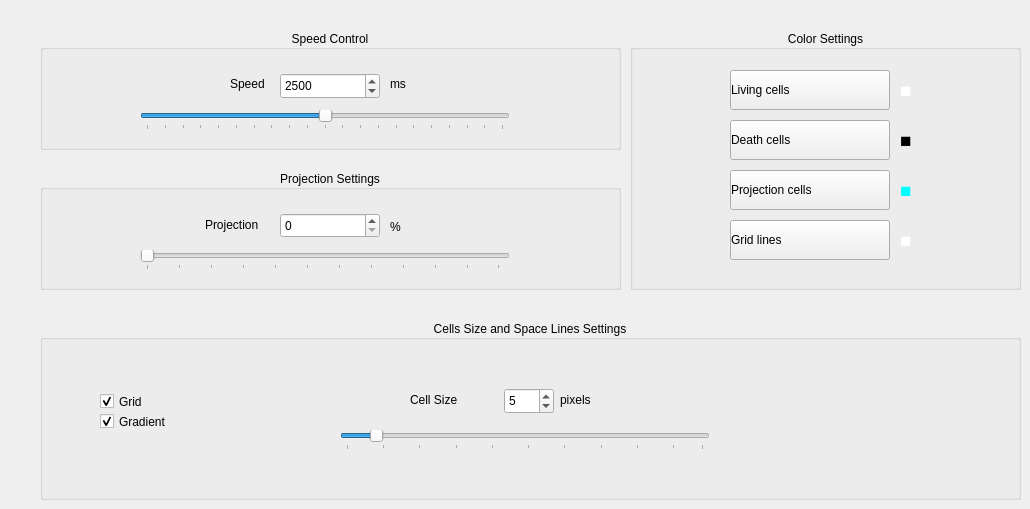
      <widget class="QWidget" name="tab_space">
       <attribute name="title">
        <string>Space Displaying</string>
       </attribute>
       <widget class="QGroupBox" name="groupBox_6">
        <property name="geometry">
         <rect>
          <x>40</x>
          <y>30</y>
          <width>581</width>
          <height>120</height>
         </rect>
        </property>
        <property name="title">
         <string>Speed Control</string>
        </property>
        <property name="alignment">
         <set>Qt::AlignCenter</set>
        </property>
        <widget class="QSpinBox" name="spinTime">
         <property name="geometry">
          <rect>
           <x>240</x>
           <y>43</y>
           <width>100</width>
           <height>26</height>
          </rect>
         </property>
         <property name="layoutDirection">
          <enum>Qt::LeftToRight</enum>
         </property>
         <property name="styleSheet">
          <string notr="true"/>
         </property>
         <property name="minimum">
          <number>0</number>
         </property>
         <property name="maximum">
          <number>5000</number>
         </property>
         <property name="value">
          <number>2500</number>
         </property>
        </widget>
        <widget class="QSlider" name="speedSlider">
         <property name="geometry">
          <rect>
           <x>100</x>
           <y>80</y>
           <width>370</width>
           <height>20</height>
          </rect>
         </property>
         <property name="minimum">
          <number>0</number>
         </property>
         <property name="maximum">
          <number>5000</number>
         </property>
         <property name="singleStep">
          <number>100</number>
         </property>
         <property name="pageStep">
          <number>1000</number>
         </property>
         <property name="value">
          <number>2500</number>
         </property>
         <property name="tracking">
          <bool>true</bool>
         </property>
         <property name="orientation">
          <enum>Qt::Horizontal</enum>
         </property>
         <property name="tickPosition">
          <enum>QSlider::TicksBelow</enum>
         </property>
         <property name="tickInterval">
          <number>250</number>
         </property>
        </widget>
        <widget class="QLabel" name="label_10">
         <property name="geometry">
          <rect>
           <x>190</x>
           <y>45</y>
           <width>60</width>
           <height>17</height>
          </rect>
         </property>
         <property name="text">
          <string>Speed</string>
         </property>
        </widget>
        <widget class="QLabel" name="label_11">
         <property name="geometry">
          <rect>
           <x>350</x>
           <y>45</y>
           <width>40</width>
           <height>17</height>
          </rect>
         </property>
         <property name="text">
          <string>ms</string>
         </property>
        </widget>
       </widget>
       <widget class="QGroupBox" name="groupBox_7">
        <property name="geometry">
         <rect>
          <x>630</x>
          <y>30</y>
          <width>391</width>
          <height>260</height>
         </rect>
        </property>
        <property name="title">
         <string>Color Settings</string>
        </property>
        <property name="alignment">
         <set>Qt::AlignCenter</set>
        </property>
        <widget class="QPushButton" name="colorLivingButton">
         <property name="geometry">
          <rect>
           <x>100</x>
           <y>40</y>
           <width>160</width>
           <height>40</height>
          </rect>
         </property>
         <property name="layoutDirection">
          <enum>Qt::LeftToRight</enum>
         </property>
         <property name="styleSheet">
          <string notr="true">padding:0.4em; text-align:left;</string>
         </property>
         <property name="text">
          <string>Living cells</string>
         </property>
         <property name="icon">
          <iconset>
           <normaloff>../Image Resources/color.png</normaloff>../Image Resources/color.png</iconset>
         </property>
         <property name="iconSize">
          <size>
           <width>25</width>
           <height>25</height>
          </size>
         </property>
         <property name="flat">
          <bool>false</bool>
         </property>
        </widget>
        <widget class="QPushButton" name="colorDeathButton">
         <property name="geometry">
          <rect>
           <x>100</x>
           <y>90</y>
           <width>160</width>
           <height>40</height>
          </rect>
         </property>
         <property name="styleSheet">
          <string notr="true">padding:0.4em; text-align:left;</string>
         </property>
         <property name="text">
          <string>Death cells</string>
         </property>
         <property name="icon">
          <iconset>
           <normaloff>../Image Resources/color.png</normaloff>../Image Resources/color.png</iconset>
         </property>
         <property name="iconSize">
          <size>
           <width>25</width>
           <height>25</height>
          </size>
         </property>
        </widget>
        <widget class="QPushButton" name="colorProjectionButton">
         <property name="geometry">
          <rect>
           <x>100</x>
           <y>140</y>
           <width>160</width>
           <height>40</height>
          </rect>
         </property>
         <property name="styleSheet">
          <string notr="true">padding:0.4em; text-align:left;</string>
         </property>
         <property name="text">
          <string>Projection cells</string>
         </property>
         <property name="icon">
          <iconset>
           <normaloff>../Image Resources/color.png</normaloff>../Image Resources/color.png</iconset>
         </property>
         <property name="iconSize">
          <size>
           <width>25</width>
           <height>25</height>
          </size>
         </property>
        </widget>
        <widget class="QPushButton" name="colorGridButton">
         <property name="geometry">
          <rect>
           <x>100</x>
           <y>190</y>
           <width>160</width>
           <height>40</height>
          </rect>
         </property>
         <property name="styleSheet">
          <string notr="true">padding:0.4em; text-align:left;</string>
         </property>
         <property name="text">
          <string>Grid lines</string>
         </property>
         <property name="icon">
          <iconset>
           <normaloff>../Image Resources/color.png</normaloff>../Image Resources/color.png</iconset>
         </property>
         <property name="iconSize">
          <size>
           <width>25</width>
           <height>25</height>
          </size>
         </property>
        </widget>
        <widget class="QLabel" name="labelLivingColor">
         <property name="geometry">
          <rect>
           <x>270</x>
           <y>50</y>
           <width>20</width>
           <height>20</height>
          </rect>
         </property>
         <property name="font">
          <font>
           <pointsize>14</pointsize>
           <weight>75</weight>
           <bold>true</bold>
          </font>
         </property>
         <property name="autoFillBackground">
          <bool>false</bool>
         </property>
         <property name="styleSheet">
          <string notr="true">color: white;</string>
         </property>
         <property name="text">
          <string>■</string>
         </property>
        </widget>
        <widget class="QLabel" name="labelDeathColor">
         <property name="geometry">
          <rect>
           <x>270</x>
           <y>100</y>
           <width>20</width>
           <height>20</height>
          </rect>
         </property>
         <property name="font">
          <font>
           <pointsize>14</pointsize>
           <weight>75</weight>
           <bold>true</bold>
          </font>
         </property>
         <property name="styleSheet">
          <string notr="true">color: black;</string>
         </property>
         <property name="text">
          <string>■</string>
         </property>
        </widget>
        <widget class="QLabel" name="labelProjectionColor">
         <property name="geometry">
          <rect>
           <x>270</x>
           <y>150</y>
           <width>20</width>
           <height>20</height>
          </rect>
         </property>
         <property name="font">
          <font>
           <pointsize>14</pointsize>
           <weight>75</weight>
           <bold>true</bold>
          </font>
         </property>
         <property name="styleSheet">
          <string notr="true">color: cyan;</string>
         </property>
         <property name="text">
          <string>■</string>
         </property>
        </widget>
        <widget class="QLabel" name="labelGridColor">
         <property name="geometry">
          <rect>
           <x>270</x>
           <y>200</y>
           <width>20</width>
           <height>20</height>
          </rect>
         </property>
         <property name="font">
          <font>
           <pointsize>14</pointsize>
           <weight>75</weight>
           <bold>true</bold>
          </font>
         </property>
         <property name="styleSheet">
          <string notr="true">color: white;</string>
         </property>
         <property name="text">
          <string>■</string>
         </property>
        </widget>
       </widget>
       <widget class="QGroupBox" name="groupBox_8">
        <property name="geometry">
         <rect>
          <x>40</x>
          <y>170</y>
          <width>581</width>
          <height>120</height>
         </rect>
        </property>
        <property name="title">
         <string>Projection Settings</string>
        </property>
        <property name="alignment">
         <set>Qt::AlignCenter</set>
        </property>
        <widget class="QSpinBox" name="spinProjection">
         <property name="geometry">
          <rect>
           <x>240</x>
           <y>43</y>
           <width>100</width>
           <height>25</height>
          </rect>
         </property>
         <property name="minimum">
          <number>0</number>
         </property>
         <property name="maximum">
          <number>100</number>
         </property>
         <property name="singleStep">
          <number>5</number>
         </property>
         <property name="value">
          <number>0</number>
         </property>
        </widget>
        <widget class="QSlider" name="sliderProjection">
         <property name="geometry">
          <rect>
           <x>100</x>
           <y>80</y>
           <width>370</width>
           <height>20</height>
          </rect>
         </property>
         <property name="minimum">
          <number>0</number>
         </property>
         <property name="maximum">
          <number>100</number>
         </property>
         <property name="singleStep">
          <number>5</number>
         </property>
         <property name="pageStep">
          <number>10</number>
         </property>
         <property name="value">
          <number>0</number>
         </property>
         <property name="tracking">
          <bool>true</bool>
         </property>
         <property name="orientation">
          <enum>Qt::Horizontal</enum>
         </property>
         <property name="tickPosition">
          <enum>QSlider::TicksBelow</enum>
         </property>
         <property name="tickInterval">
          <number>9</number>
         </property>
        </widget>
        <widget class="QLabel" name="label_12">
         <property name="geometry">
          <rect>
           <x>165</x>
           <y>45</y>
           <width>90</width>
           <height>20</height>
          </rect>
         </property>
         <property name="text">
          <string>Projection</string>
         </property>
        </widget>
        <widget class="QLabel" name="label_13">
         <property name="geometry">
          <rect>
           <x>350</x>
           <y>48</y>
           <width>67</width>
           <height>17</height>
          </rect>
         </property>
         <property name="text">
          <string>%</string>
         </property>
        </widget>
       </widget>
       <widget class="QGroupBox" name="groupBox_9">
        <property name="geometry">
         <rect>
          <x>40</x>
          <y>320</y>
          <width>981</width>
          <height>180</height>
         </rect>
        </property>
        <property name="title">
         <string> Cells Size and Space Lines Settings </string>
        </property>
        <property name="alignment">
         <set>Qt::AlignCenter</set>
        </property>
        <widget class="QSpinBox" name="spinCell_size">
         <property name="geometry">
          <rect>
           <x>464</x>
           <y>68</y>
           <width>50</width>
           <height>26</height>
          </rect>
         </property>
         <property name="minimum">
          <number>1</number>
         </property>
         <property name="maximum">
          <number>50</number>
         </property>
         <property name="value">
          <number>5</number>
         </property>
        </widget>
        <widget class="QCheckBox" name="checkGrid">
         <property name="geometry">
          <rect>
           <x>60</x>
           <y>70</y>
           <width>124</width>
           <height>23</height>
          </rect>
         </property>
         <property name="text">
          <string>Grid</string>
         </property>
         <property name="checked">
          <bool>true</bool>
         </property>
        </widget>
        <widget class="QLabel" name="label_14">
         <property name="geometry">
          <rect>
           <x>370</x>
           <y>70</y>
           <width>80</width>
           <height>20</height>
          </rect>
         </property>
         <property name="text">
          <string>Cell Size</string>
         </property>
        </widget>
        <widget class="QLabel" name="label_15">
         <property name="geometry">
          <rect>
           <x>520</x>
           <y>70</y>
           <width>70</width>
           <height>20</height>
          </rect>
         </property>
         <property name="text">
          <string>pixels</string>
         </property>
        </widget>
        <widget class="QSlider" name="sliderCellSize">
         <property name="geometry">
          <rect>
           <x>300</x>
           <y>110</y>
           <width>370</width>
           <height>20</height>
          </rect>
         </property>
         <property name="minimum">
          <number>1</number>
         </property>
         <property name="maximum">
          <number>50</number>
         </property>
         <property name="value">
          <number>5</number>
         </property>
         <property name="orientation">
          <enum>Qt::Horizontal</enum>
         </property>
         <property name="tickPosition">
          <enum>QSlider::TicksBelow</enum>
         </property>
         <property name="tickInterval">
          <number>5</number>
         </property>
        </widget>
        <widget class="QCheckBox" name="checkGradient">
         <property name="geometry">
          <rect>
           <x>60</x>
           <y>90</y>
           <width>124</width>
           <height>23</height>
          </rect>
         </property>
         <property name="text">
          <string>Gradient</string>
         </property>
         <property name="checked">
          <bool>true</bool>
         </property>
        </widget>
       </widget>
      </widget>
